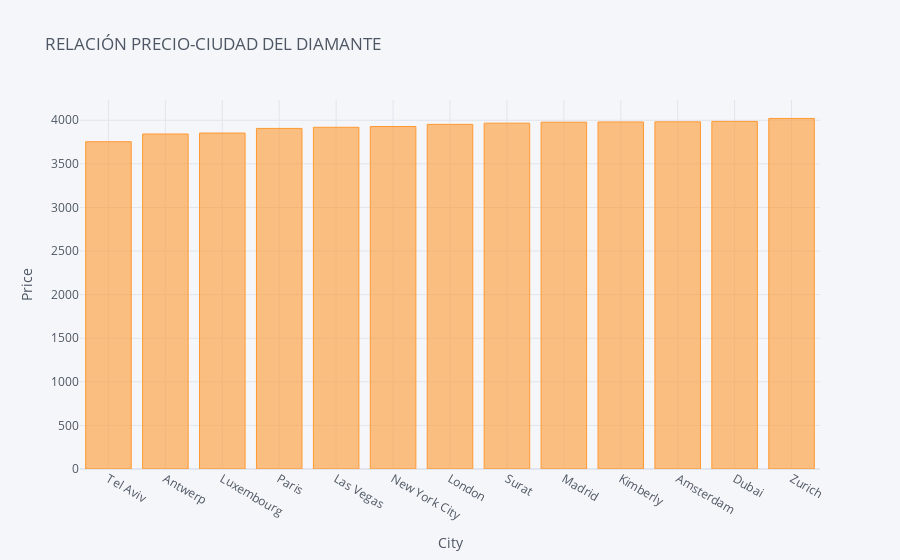

Notebook code for this chart:
### Code cell
city_price.iplot(kind='bar',
                  x='city',
                y='price',
                  xTitle='City',
                  yTitle='Price',
                  title='RELACIÓN PRECIO-CIUDAD DEL DIAMANTE')

### Figure 1 — Plotly figure (JSON) as saved in the notebook; plotly's stock layout.template omitted (floating-point values rounded to 4 significant figures)
{"data": [{"marker": {"color": "rgba(255, 153, 51, 0.6)", "line": {"color": "rgba(255, 153, 51, 1.0)", "width": 1}}, "name": "price", "orientation": "v", "text": "", "type": "bar", "x": ["Tel Aviv", "Antwerp", "Luxembourg", "Paris", "Las Vegas", "New York City", "London", "Surat", "Madrid", "Kimberly", "Amsterdam", "Dubai", "Zurich"], "y": [3754.0, 3842.0, 3853.0, 3906.0, 3919.0, 3928.0, 3953.0, 3967.0, 3978.0, 3980.0, 3982.0, 3987.0, 4021.0]}], "layout": {"legend": {"bgcolor": "#F5F6F9", "font": {"color": "#4D5663"}}, "paper_bgcolor": "#F5F6F9", "plot_bgcolor": "#F5F6F9", "title": {"font": {"color": "#4D5663"}, "text": "RELACIÓN PRECIO-CIUDAD DEL DIAMANTE"}, "xaxis": {"gridcolor": "#E1E5ED", "showgrid": true, "tickfont": {"color": "#4D5663"}, "title": {"font": {"color": "#4D5663"}, "text": "City"}, "zerolinecolor": "#E1E5ED"}, "yaxis": {"gridcolor": "#E1E5ED", "showgrid": true, "tickfont": {"color": "#4D5663"}, "title": {"font": {"color": "#4D5663"}, "text": "Price"}, "zerolinecolor": "#E1E5ED"}}}
